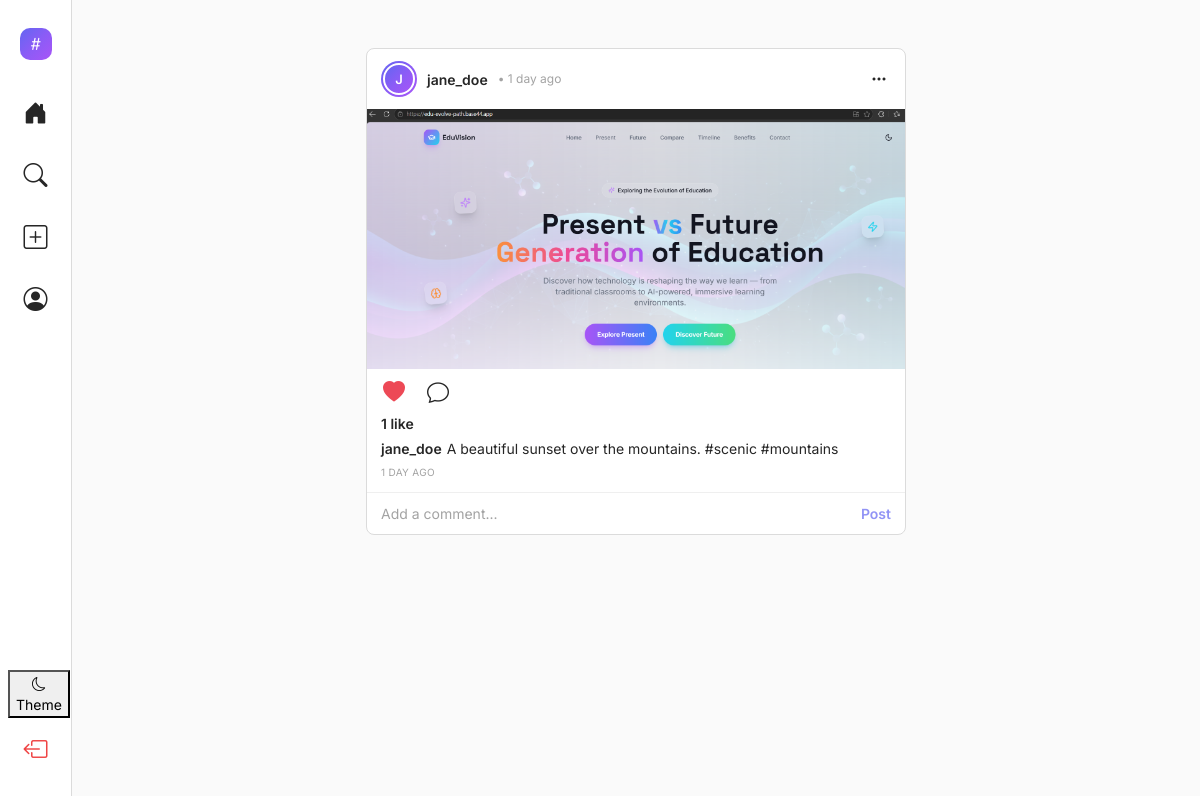
The page / (signed in) on the database as committed earlier.
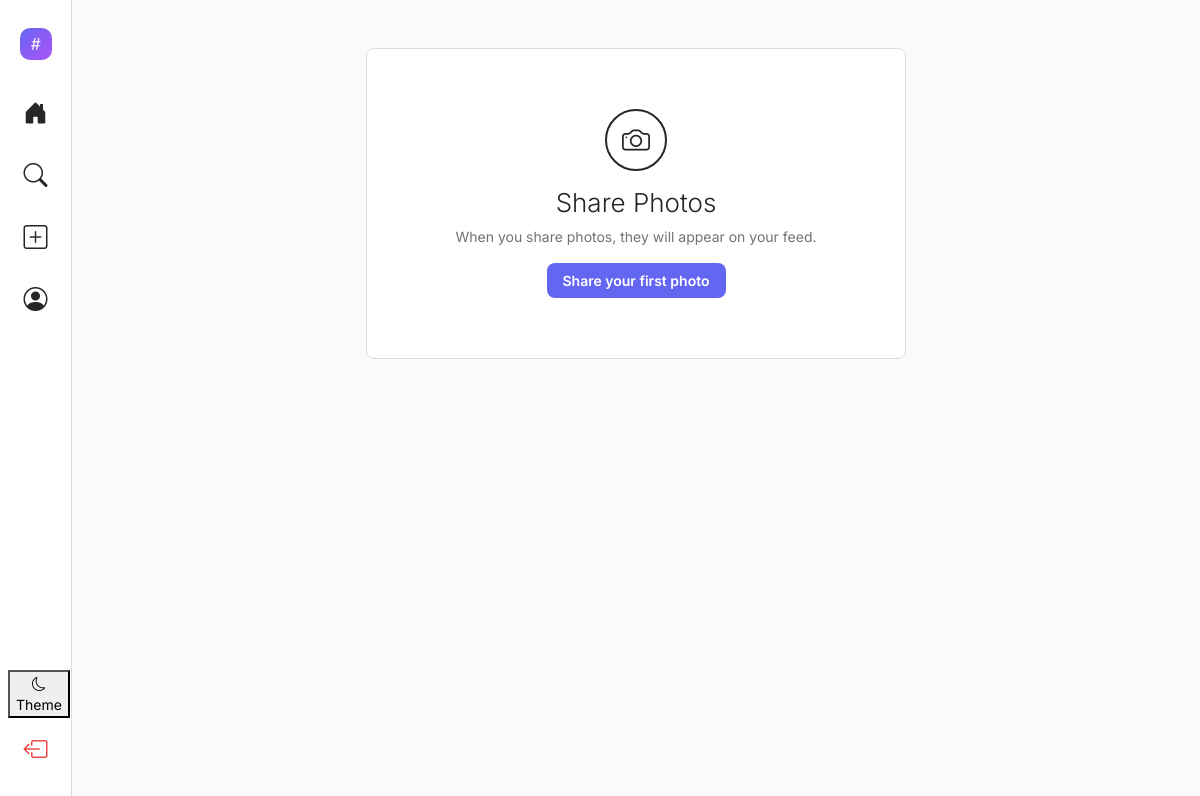
The same page on the database as committed later.
### app/models.py (models this page shows, shortened)
class Post(models.Model):
    user = models.ForeignKey(User, on_delete=models.CASCADE, related_name='posts')
    image = models.ImageField(upload_to='posts/')
    caption = models.TextField(max_length=2200, blank=True)
    created_at = models.DateTimeField(auto_now_add=True)
    class Meta:
        ordering = ['-created_at']

### app/views.py (the view)
# urls.py: path('', views.home, name='home'),
@login_required
def home(request):
    posts = Post.objects.all().select_related('user', 'user__profile').prefetch_related('likes', 'comments', 'comments__user')
    comment_form = CommentForm()
    user_liked_posts = set(Like.objects.filter(user=request.user).values_list('post_id', flat=True))
    context = {
        'posts': posts,
        'comment_form': comment_form,
        'user_liked_posts': user_liked_posts,
    }
    return render(request, 'home.html', context)

### app/forms.py
class CommentForm(forms.ModelForm):
    class Meta:
        model = Comment
        fields = ['content']
        widgets = {
            'content': forms.TextInput(attrs={
                'placeholder': 'Add a comment...',
                'class': 'form-control rounded-pill border-0 bg-light px-3 py-2',
                'autocomplete': 'off'
            })
        }

### templates/home.html (shortened to what this page needs)
{% extends 'base.html' %}
{% block content %}
<div class="feed-wrapper">
    {% if not posts %}
    <div class="post-card">
        <div class="empty-state">
            <div class="empty-icon"><i class="bi bi-camera"></i></div>
            <h3>Share Photos</h3>
            <p>When you share photos, they will appear on your feed.</p>
            <a href="{% url 'create_post' %}" class="btn-primary-custom">Share your first photo</a>
        </div>
    </div>
    {% endif %}
    {% for post in posts %}
    <article class="post-card">
        <div class="post-header">
            <div class="post-header-left">
                <a href="{% url 'profile' post.user.username %}">
                    <div class="avatar-ring">
                        {% if post.user.profile.profile_pic %}
                        <img src="{{ post.user.profile.profile_pic.url }}" alt="" class="avatar avatar-sm">
                        {% else %}
                        <div class="avatar-fallback sm">{{ post.user.username|slice:":1"|upper }}</div>
                        {% endif %}
                    </div>
                </a>
                <a href="{% url 'profile' post.user.username %}" class="username-link">{{ post.user.username }}</a>
                <span style="color:var(--text-tertiary);font-size:12px">• {{ post.created_at|timesince }} ago</span>
            </div>
            {% if post.user == request.user %}
            <div class="dropdown">
                <button class="post-menu-btn" data-bs-toggle="dropdown"><i class="bi bi-three-dots"></i></button>
            </div>
            {% endif %}
        </div>
        <div class="post-img-wrap">
            <img src="{{ post.image.url }}" alt="Post by {{ post.user.username }}">
        </div>
        <div class="post-actions-row">
            <button class="post-action-btn like-btn" data-post-id="{{ post.id }}">
                {% if post.id in user_liked_posts %}
                <i class="bi bi-heart-fill"></i>
                {% else %}
                <i class="bi bi-heart"></i>
                {% endif %}
            </button>
            <button class="post-action-btn" onclick="document.getElementById('ci-{{ post.id }}').focus()">
                <i class="bi bi-chat"></i>
            </button>
        </div>
        <div class="post-info">
            <div class="post-likes" id="like-count-{{ post.id }}">{{ post.likes.count }} like{{ post.likes.count|pluralize }}</div>
            {% if post.caption %}
            <div class="post-caption">
                <a href="{% url 'profile' post.user.username %}" class="cap-user">{{ post.user.username }}</a>{{ post.caption }}
            </div>
            {% endif %}
            <div class="post-timestamp">{{ post.created_at|timesince }} ago</div>
        </div>
        <form action="{% url 'comment_post' post.id %}" method="POST" class="comment-bar">
            <input type="text" name="content" placeholder="Add a comment..." id="ci-{{ post.id }}" required autocomplete="off">
            <button type="submit">Post</button>
        </form>
    </article>
    {% endfor %}
</div>
{% endblock %}

### templates/base.html (shortened to what this page needs)
{% load static %}
<!DOCTYPE html>
<html lang="en">
<head>
    <link href="https://cdn.jsdelivr.net/npm/bootstrap@5.3.0/dist/css/bootstrap.min.css" rel="stylesheet">
    <link href="https://cdn.jsdelivr.net/npm/bootstrap-icons@1.10.5/font/bootstrap-icons.css" rel="stylesheet">
    <link rel="stylesheet" href="{% static 'css/style.css' %}">
</head>
<body>
    {% if user.is_authenticated %}
    <div class="app-wrapper">
        <aside class="sidebar">
            <a href="{% url 'home' %}" class="sidebar-brand">
                <div class="brand-icon"><i class="bi bi-hash"></i></div>
            </a>
            <ul class="sidebar-nav">
                <li class="nav-item">
                    <a href="{% url 'home' %}" class="{% if request.resolver_match.url_name == 'home' %}active{% endif %}">
                        <i class="bi bi-house-door{% if request.resolver_match.url_name == 'home' %}-fill{% endif %}"></i>
                    </a>
                </li>
                <li class="nav-item">
                    <a href="{% url 'search' %}" class="{% if request.resolver_match.url_name == 'search' %}active{% endif %}">
                        <i class="bi bi-search"></i>
                    </a>
                </li>
                <li class="nav-item">
                    <a href="{% url 'create_post' %}" class="{% if request.resolver_match.url_name == 'create_post' %}active{% endif %}">
                        <i class="bi bi-plus-square{% if request.resolver_match.url_name == 'create_post' %}-fill{% endif %}"></i>
                    </a>
                </li>
                <li class="nav-item">
                    <a href="{% url 'profile' request.user.username %}" class="{% if request.resolver_match.url_name == 'profile' and request.resolver_match.kwargs.username == request.user.username %}active{% endif %}">
                        <i class="bi bi-person-circle"></i>
                    </a>
                </li>
                <li class="nav-item sidebar-bottom">
                    <button id="theme-toggle" class="sidebar-theme-btn" title="Toggle dark mode">
                        <i class="bi bi-moon"></i>
                        <span>Theme</span>
                    </button>
                </li>
                <li class="nav-item">
                    <a href="{% url 'logout' %}" class="text-danger">
                        <i class="bi bi-box-arrow-left"></i>
                    </a>
                </li>
            </ul>
        </aside>
        <main class="main-area">
            {% block content %}{% endblock %}
        </main>
    </div>
    {% else %}
    {% block unauth_content %}{% endblock %}
    {% endif %}
</body>
</html>

### static/css/style.css (style rules this page uses)
:root { --primary: #6366f1; --primary-hover: #4f46e5; --accent: #a855f7; --gradient: linear-gradient(135deg, #6366f1 0%, #8b5cf6 50%, #a855f7 100%); --bg: #fafafa; --card: #ffffff; --text: #262626; --text-secondary: #737373; --text-tertiary: #a3a3a3; --border: #dbdbdb; --border-light: #efefef; --hover: #f5f5f5; --like-red: #ed4956; --success: #22c55e; --danger: #ef4444; --bg-dark: #111827; --card-dark: #1f2937; --text-dark: #f9fafb; --border-dark: #374151; --hover-dark: #1e293b; }
* { box-sizing: border-box; }
html { scroll-behavior: smooth; }
body { font-family: 'Inter', -apple-system, BlinkMacSystemFont, 'Segoe UI', Roboto, sans-serif; background: var(--bg); color: var(--text); margin: 0; padding: 0; font-size: 14px; line-height: 1.5; -webkit-font-smoothing: antialiased; }
a { color: var(--primary); text-decoration: none; }
.app-wrapper { display: flex; min-height: 100vh; }
.sidebar-bottom { margin-top: auto; }
.sidebar { width: 244px; height: 100vh; position: fixed; top: 0; left: 0; background: var(--card); border-right: 1px solid var(--border); display: flex; flex-direction: column; padding: 28px 16px 20px; z-index: 100; transition: width 0.2s ease; }
.sidebar-brand { display: flex; align-items: center; gap: 10px; padding: 0 8px 32px; text-decoration: none; }
.sidebar-brand .brand-icon { width: 32px; height: 32px; background: var(--gradient); border-radius: 10px; display: flex; align-items: center; justify-content: center; color: #fff; font-size: 18px; flex-shrink: 0; }
.sidebar-nav { list-style: none; padding: 0; margin: 0; flex: 1; display: flex; flex-direction: column; gap: 2px; }
.sidebar-nav .nav-item a { display: flex; align-items: center; gap: 14px; padding: 12px 12px; border-radius: 10px; color: var(--text); font-size: 15px; font-weight: 400; transition: all 0.15s ease; text-decoration: none; }
.sidebar-nav .nav-item a i { font-size: 24px; width: 26px; text-align: center; flex-shrink: 0; }
.sidebar-nav .nav-item a.active { font-weight: 600; }
.sidebar-nav .nav-item a.active i { color: var(--text); }
.sidebar-nav .nav-item a.text-danger { color: var(--danger) !important; }
.main-area { flex: 1; margin-left: 244px; min-height: 100vh; padding: 24px 16px 92px; }
.feed-wrapper { max-width: 540px; margin: 0 auto; padding: 24px 0 80px; }
.post-card { background: var(--card); border: 1px solid var(--border); border-radius: 8px; margin-bottom: 20px; overflow: hidden; }
.btn-primary-custom { background: var(--primary); color: #fff; border: none; border-radius: 8px; padding: 7px 16px; font-size: 14px; font-weight: 600; cursor: pointer; transition: background 0.15s; font-family: inherit; text-decoration: none; display: inline-flex; align-items: center; justify-content: center; }
.empty-state { text-align: center; padding: 60px 20px; }
.empty-state .empty-icon { width: 62px; height: 62px; border: 2px solid var(--text); border-radius: 50%; display: inline-flex; align-items: center; justify-content: center; font-size: 28px; margin-bottom: 16px; }
.empty-state h3 { font-size: 26px; font-weight: 300; margin: 0 0 8px; }
.empty-state p { color: var(--text-secondary); font-size: 14px; margin: 0 0 16px; }
@media (max-width: 1264px) { .sidebar { width: 72px; padding: 28px 8px 20px; } }
@media (max-width: 1264px) { .sidebar-brand { justify-content: center; padding-bottom: 24px; } }
@media (max-width: 1264px) { .sidebar-nav .nav-item a { justify-content: center; padding: 12px; } }
@media (max-width: 1264px) { .main-area { margin-left: 72px; } }

Rows that differ between the two databases and show on the page:
removed Post: user.username "J", user.username "jane_doe", created_at "1 day", image (picture), likes.count "1", caption "A beautiful sunset over the mountains. #scenic #mountains", created_at "1 DAY"
Other text that changed with them:
text now shown: "Share Photos When you share photos, they will appear on your feed. Share your first photo"
